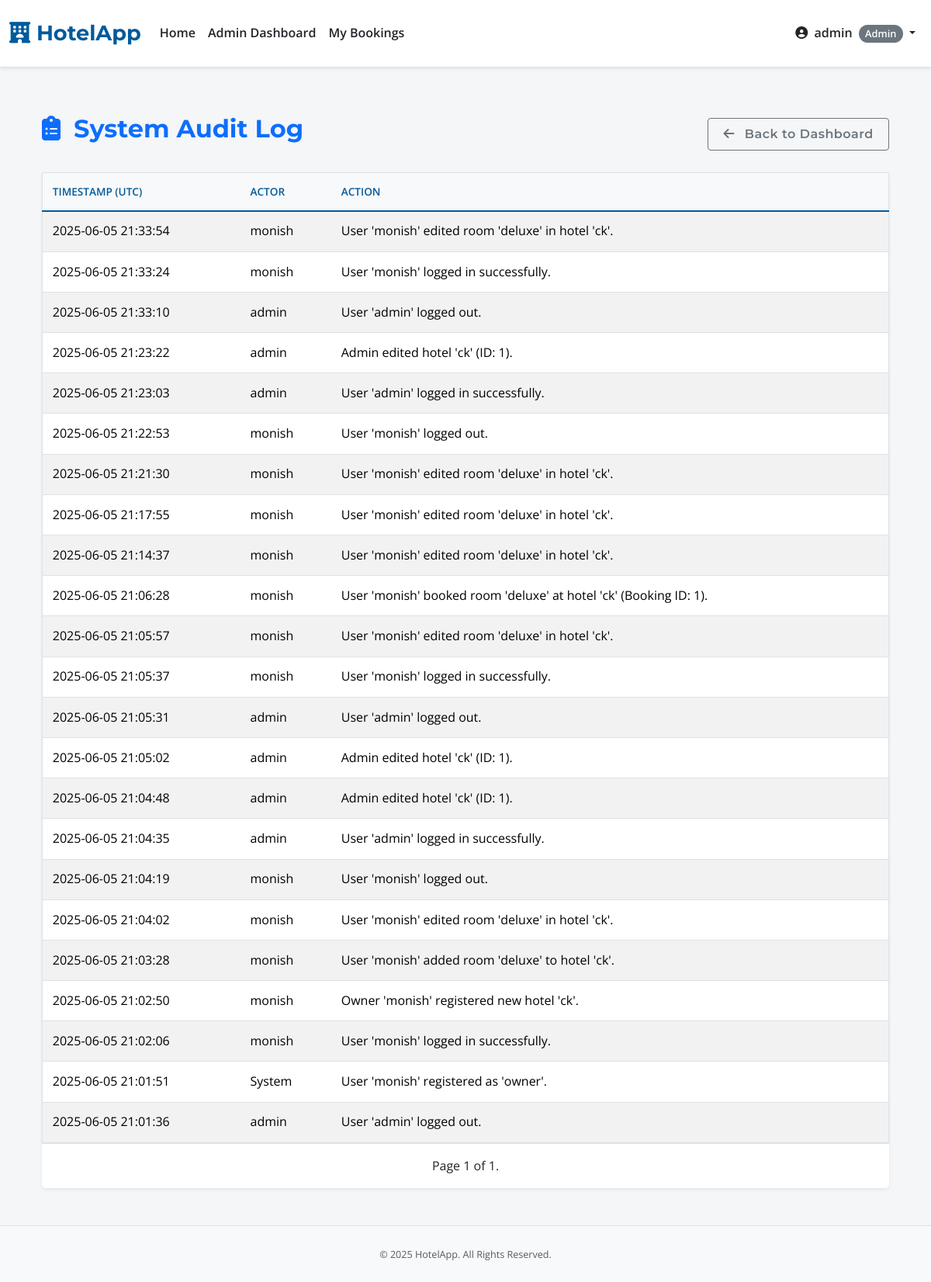
The page /admin/audit_log (signed in) on the database its author committed.
### app.py (models this page shows, shortened)
class User(UserMixin, db.Model):
    id = db.Column(db.Integer, primary_key=True)
    username = db.Column(db.String(80), unique=True, nullable=False)
    email = db.Column(db.String(120), unique=True, nullable=False)
    password_hash = db.Column(db.String(200), nullable=False)
    role = db.Column(db.String(20), nullable=False, default='user')
    is_active = db.Column(db.Boolean, default=True, nullable=False)
    created_at = db.Column(db.DateTime, default=datetime.utcnow)
    hotels_owned = db.relationship('Hotel', backref='owner_user', lazy=True, foreign_keys='Hotel.owner_id', cascade="all, delete-orphan")
    bookings = db.relationship('Booking', backref='booker', lazy=True, foreign_keys='Booking.user_id', cascade="all, delete-orphan")
    wishlist_items = db.relationship('Wishlist', backref='user', lazy='dynamic', cascade='all, delete-orphan')
    audit_logs = db.relationship('AuditLog', backref='actor', lazy=True, foreign_keys='AuditLog.user_id')

class AuditLog(db.Model):
    id = db.Column(db.Integer, primary_key=True)
    user_id = db.Column(db.Integer, db.ForeignKey('user.id'))
    timestamp = db.Column(db.DateTime, default=datetime.utcnow)
    action = db.Column(db.String(255), nullable=False)

### app.py (the view)
@app.route('/admin/audit_log')
@role_required('admin')
def admin_audit_log():
    page = request.args.get('page', 1, type=int)
    logs = AuditLog.query.order_by(desc(AuditLog.timestamp)).paginate(page=page, per_page=30)
    return render_template('admin_audit_log.html', logs=logs)

### app.py (called while the page is built)
@login_manager.user_loader
def load_user(user_id):
    user = User.query.get(int(user_id))
    if user and user.is_active:
        return user
    return None

def role_required(role_name):
    def decorator(f):
        @wraps(f)
        @login_required
        def decorated_function(*args, **kwargs):
            roles = role_name if isinstance(role_name, list) else [role_name]
            if current_user.role not in roles:
                flash(f"Access Denied: You need one of the following roles: {', '.join(roles)}.", "danger")
                return redirect(url_for('index'))
            return f(*args, **kwargs)
        return decorated_function
    return decorator

@app.context_processor
def utility_processor():
    def is_hotel_in_wishlist(hotel_id):
        if current_user.is_authenticated:
            return Wishlist.query.filter_by(user_id=current_user.id, hotel_id=hotel_id).first() is not None
        return False
    return dict(is_hotel_in_wishlist=is_hotel_in_wishlist)

### templates/admin_audit_log.html (shortened to what this page needs)
{% extends "base.html" %}
{% block content %}
<div class="container my-5">
    <div class="d-flex justify-content-between align-items-center mb-4">
        <h2 class="text-primary"><i class="fas fa-clipboard-list me-2"></i> System Audit Log</h2>
        <a href="{{ url_for('admin_dashboard') }}" class="btn btn-outline-secondary"><i class="fas fa-arrow-left me-2"></i> Back to Dashboard</a>
    </div>
    <div class="card shadow-sm border-0">
        <div class="card-body p-0">
            <div class="table-responsive">
                <table class="table table-striped table-hover align-middle mb-0">
                    <thead><tr><th>Timestamp (UTC)</th><th>Actor</th><th>Action</th></tr></thead>
                    <tbody>
                        {% for log in logs.items %}
                        <tr>
                            <td>{{ log.timestamp.strftime('%Y-%m-%d %H:%M:%S') }}</td>
                            <td>{{ log.actor.username if log.actor else 'System' }}</td>
                            <td>{{ log.action }}</td>
                        </tr>
                        {% endfor %}
                    </tbody>
                </table>
            </div>
        </div>
        <div class="card-footer d-flex justify-content-center">
            Page {{ logs.page }} of {{ logs.pages }}.
        </div>
    </div>
</div>
{% endblock %}

### templates/base.html (shortened to what this page needs)
<!DOCTYPE html>
<html lang="en">
<head>
    <link href="https://cdn.jsdelivr.net/npm/bootstrap@5.3.2/dist/css/bootstrap.min.css" rel="stylesheet">
    <link rel="stylesheet" href="https://cdnjs.cloudflare.com/ajax/libs/font-awesome/6.4.2/css/all.min.css" />
    <link rel="stylesheet" href="https://unpkg.com/leaflet@1.9.4/dist/leaflet.css"/>
    <link rel="stylesheet" href="{{ url_for('static', filename='style.css') }}">
</head>
<body class="d-flex flex-column min-vh-100">
    <nav class="navbar navbar-expand-lg navbar-light bg-white fixed-top border-bottom shadow-sm py-3">
        <div class="container-fluid">
            <a class="navbar-brand" href="{{ url_for('index') }}" style="font-family: 'Montserrat', sans-serif; font-weight: 700; color: var(--primary-color, #005A9C); font-size: 1.6rem;">
                <i class="fas fa-hotel"></i> HotelApp
            </a>
            <div class="collapse navbar-collapse" id="navbarNav">
                <ul class="navbar-nav me-auto mb-2 mb-lg-0">
                    <li class="nav-item">
                        <a class="nav-link {% if request.endpoint == 'index' %}active fw-bold{% endif %}" href="{{ url_for('index') }}">Home</a>
                    </li>
                    {% if current_user.is_authenticated %}
                        {% if current_user.role == 'admin' %}
                            <li class="nav-item"><a class="nav-link {% if request.endpoint == 'admin_dashboard' %}active fw-bold{% endif %}" href="{{ url_for('admin_dashboard') }}">Admin Dashboard</a></li>
                        {% endif %}
                        <li class="nav-item"><a class="nav-link {% if request.endpoint == 'my_bookings' %}active fw-bold{% endif %}" href="{{ url_for('my_bookings') }}">My Bookings</a></li>
                    {% endif %}
                </ul>
                <ul class="navbar-nav ms-auto mb-2 mb-lg-0 align-items-center">
                    {% if current_user.is_authenticated %}
                        <li class="nav-item dropdown">
                            <a class="nav-link dropdown-toggle" href="#" id="navbarUserDropdown" role="button" data-bs-toggle="dropdown" aria-expanded="false">
                                <i class="fas fa-user-circle me-1"></i> {{ current_user.username }}
                                <span class="badge rounded-pill bg-secondary ms-1">{{ current_user.role|capitalize }}</span>
                            </a>
                        </li>
                    {% else %}
                        <li class="nav-item"><a class="nav-link {% if request.endpoint == 'login' %}active fw-bold{% endif %}" href="{{ url_for('login') }}">Login</a></li>
                        <li class="nav-item"><a class="btn btn-primary btn-sm ms-2" href="{{ url_for('register') }}">Register</a></li>
                    {% endif %}
                </ul>
            </div>
        </div>
    </nav>
    <main class="container-fluid mt-4 flex-grow-1">
        <div class="container">
            {% block content %}{% endblock %}
        </div>
    </main>
    <footer class="py-4 mt-auto bg-light text-center text-muted border-top">
        <div class="container"><small>© <span id="currentYear"></span> HotelApp. All Rights Reserved.</small></div>
    </footer>
</body>
</html>

### static/style.css (style rules this page uses)
:root { --primary-color: #005A9C; --secondary-color: #FFA500; --light-bg: #f8f9fa; --dark-text: #212529; --medium-text: #6c757d; --border-color: #dee2e6; --card-shadow: 0 2px 8px rgba(0, 0, 0, 0.075); --card-hover-shadow: 0 6px 15px rgba(0, 0, 0, 0.12); }
body { font-family: 'Open Sans', sans-serif; color: var(--dark-text); background-color: #f4f6f8; padding-top: 75px; line-height: 1.6; display: flex; flex-direction: column; min-height: 100vh; }
.container, .container-fluid { flex-grow: 1; }
h1, h2, h3, h4, h5, h6 { font-family: 'Montserrat', sans-serif; font-weight: 700; color: var(--primary-color); }
h2 { font-size: 2rem; margin-bottom: 0.8rem; }
a { color: var(--primary-color); text-decoration: none; transition: color 0.2s ease-in-out; }
.navbar { background-color: #ffffff !important; border-bottom: 1px solid var(--border-color); box-shadow: 0 2px 4px rgba(0,0,0,0.04); padding-top: 0.7rem; padding-bottom: 0.7rem; }
.navbar-brand { font-size: 1.7rem !important; }
.navbar-nav .nav-link { color: var(--dark-text) !important; font-weight: 600; padding: 0.5rem 1rem; }
.btn { font-family: 'Montserrat', sans-serif; font-weight: 600; padding: 0.5rem 1.2rem; border-radius: 0.25rem; transition: all 0.2s ease-in-out; letter-spacing: 0.5px; }
.card { border: 1px solid var(--border-color); border-radius: 0.375rem; box-shadow: var(--card-shadow); transition: box-shadow 0.25s ease-in-out, transform 0.25s ease-in-out; background-color: #fff; }
.card-body { padding: 1.25rem; }
.card-footer { background-color: #fff; border-top: 1px solid var(--border-color); padding: 1rem 1.25rem; }
.table { border: 1px solid var(--border-color); background-color: #fff; }
.table th, .table td { vertical-align: middle; padding: 0.8rem; }
.table thead th { background-color: var(--light-bg); color: var(--primary-color); font-weight: 600; border-bottom: 2px solid var(--primary-color); text-transform: uppercase; font-size: 0.85em; }
.badge { font-size: 0.8em; padding: 0.4em 0.65em; font-weight: 600; }
footer { background-color: #e9ecef; padding: 1.5rem 0; font-size: 0.9em; color: var(--medium-text); }

### templates/base.html (style rules this page uses)
body { padding-top: 75px; }

### rows shown on the page
User: username "admin", role "Admin"
AuditLog: timestamp "2025-06-05 21:33:54", actor "monish", action "User 'monish' edited room 'deluxe' in hotel 'ck'."
AuditLog: timestamp "2025-06-05 21:33:24", actor "monish", action "User 'monish' logged in successfully."
AuditLog: timestamp "2025-06-05 21:33:10", actor "admin", action "User 'admin' logged out."
AuditLog: timestamp "2025-06-05 21:23:22", actor "admin", action "Admin edited hotel 'ck' (ID: 1)."
AuditLog: timestamp "2025-06-05 21:23:03", actor "admin", action "User 'admin' logged in successfully."
AuditLog: timestamp "2025-06-05 21:22:53", actor "monish", action "User 'monish' logged out."
AuditLog: timestamp "2025-06-05 21:21:30", actor "monish", action "User 'monish' edited room 'deluxe' in hotel 'ck'."
AuditLog: timestamp "2025-06-05 21:17:55", actor "monish", action "User 'monish' edited room 'deluxe' in hotel 'ck'."
AuditLog: timestamp "2025-06-05 21:14:37", actor "monish", action "User 'monish' edited room 'deluxe' in hotel 'ck'."
AuditLog: timestamp "2025-06-05 21:06:28", actor "monish", action "User 'monish' booked room 'deluxe' at hotel 'ck' (Booking ID: 1)."
AuditLog: timestamp "2025-06-05 21:05:57", actor "monish", action "User 'monish' edited room 'deluxe' in hotel 'ck'."
AuditLog: timestamp "2025-06-05 21:05:37", actor "monish", action "User 'monish' logged in successfully."
AuditLog: timestamp "2025-06-05 21:05:31", actor "admin", action "User 'admin' logged out."
AuditLog: timestamp "2025-06-05 21:05:02", actor "admin", action "Admin edited hotel 'ck' (ID: 1)."
AuditLog: timestamp "2025-06-05 21:04:48", actor "admin", action "Admin edited hotel 'ck' (ID: 1)."
AuditLog: timestamp "2025-06-05 21:04:35", actor "admin", action "User 'admin' logged in successfully."
AuditLog: timestamp "2025-06-05 21:04:19", actor "monish", action "User 'monish' logged out."
AuditLog: timestamp "2025-06-05 21:04:02", actor "monish", action "User 'monish' edited room 'deluxe' in hotel 'ck'."
AuditLog: timestamp "2025-06-05 21:03:28", actor "monish", action "User 'monish' added room 'deluxe' to hotel 'ck'."
AuditLog: timestamp "2025-06-05 21:02:50", actor "monish", action "Owner 'monish' registered new hotel 'ck'."
AuditLog: timestamp "2025-06-05 21:02:06", actor "monish", action "User 'monish' logged in successfully."
AuditLog: timestamp "2025-06-05 21:01:51", actor "System", action "User 'monish' registered as 'owner'."
AuditLog: timestamp "2025-06-05 21:01:36", actor "admin", action "User 'admin' logged out."

### other values the page prints
{{ logs.page }} "1"
{{ logs.pages }} "1"
